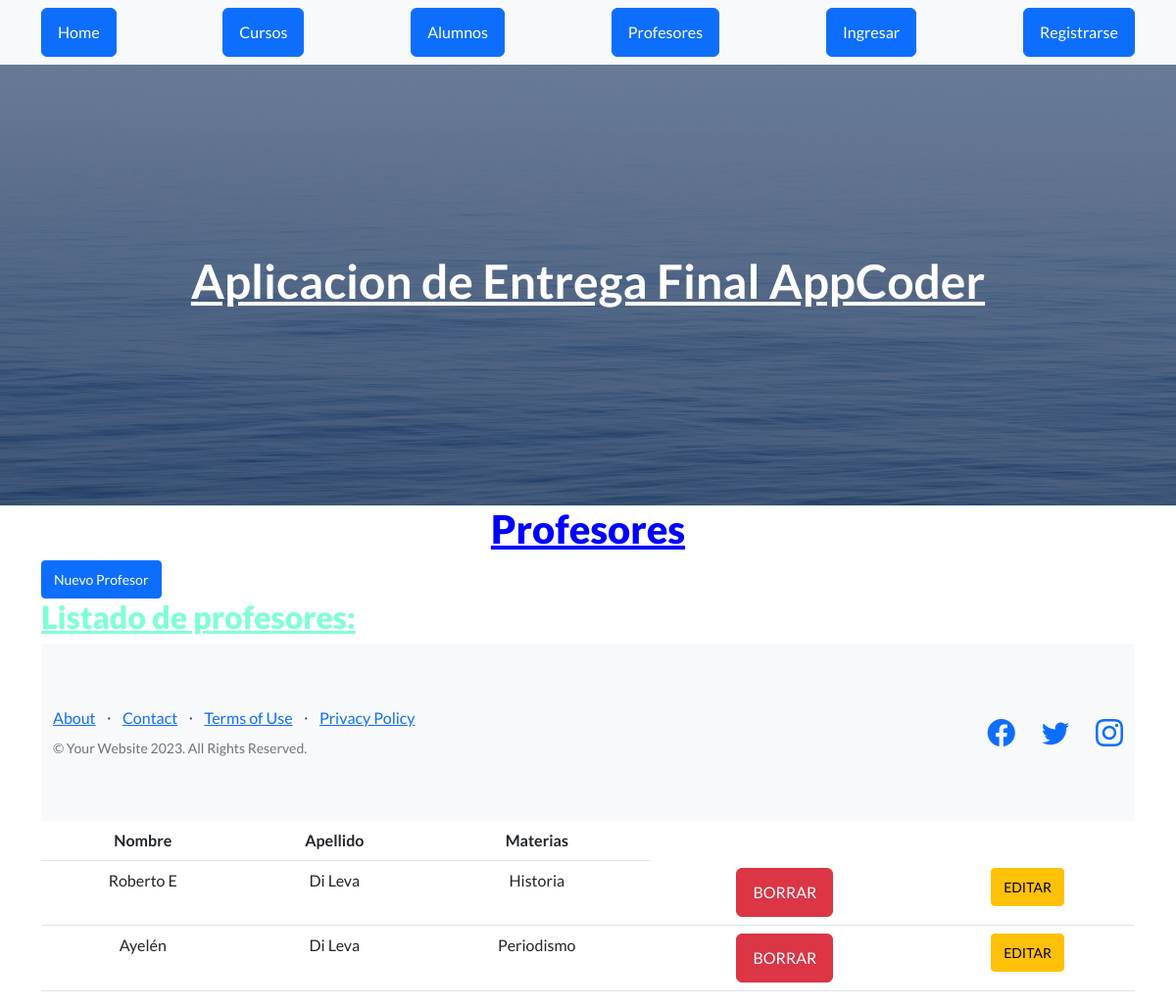
Screenshot of /Aplicacion/ver_profesores with the database file from the repository.
### Aplicacion/models.py (models this page shows, shortened)
class Profesores(models.Model):
    nombre=models.CharField(max_length=30)
    apellido=models.CharField(max_length=30)
    materia=models.CharField(max_length=30)

### Aplicacion/views.py (the view)
# urls.py: path("ver_profesores", views.ver_profesores, name="profesores"),
def ver_profesores(request):
    profesores=Profesores.objects.all()
    dicc={"profesores": profesores}
    plantilla=loader.get_template("profesores.html")
    documento=plantilla.render(dicc)
    return HttpResponse(documento)

### Aplicacion/template/profesores.html
{% extends 'padre.html' %}
{% load static %}
{% block contenido %}
    <main class="container">
        <h1 class=" text-center title" style="color:blue"><u><b>Profesores</b></u></h1>
        <a href="alta_profesores" class=" btn btn-primary btn-sm "> Nuevo Profesor </a>
            <h2 class="text title" style="color:aquamarine"><u><b>Listado de profesores:</b></u></h2>
            <table class="table text-center">
                <thead>
                    <tr>
                        <th>Nombre</th>
                        <th>Apellido</th>
                        <th>Materias</th>
                    </tr>
                </thead>
                <tbody>
                    {% for n in profesores %}
                        <tr>
                            <td>{{n.nombre}}</td>
                            <td>{{n.apellido}}</td>
                            <td>{{n.materia}}</td>
                            <td><a href="{% url 'eliminar_prof' n.id%}" class="btn btn-danger"> BORRAR </a></td>
                            <td><a href="{% url 'editar_profe' n.id %}" class="btn btn-warning btn-sm"> EDITAR </a></td>
                        </tr>
                    {% endfor %}
                </tbody>
        </main>
{% endblock %}

### rows the page displays
Profesores: nombre "Roberto E", apellido "Di Leva", materia "Historia"
Profesores: nombre "Ayelén", apellido "Di Leva", materia "Periodismo"
